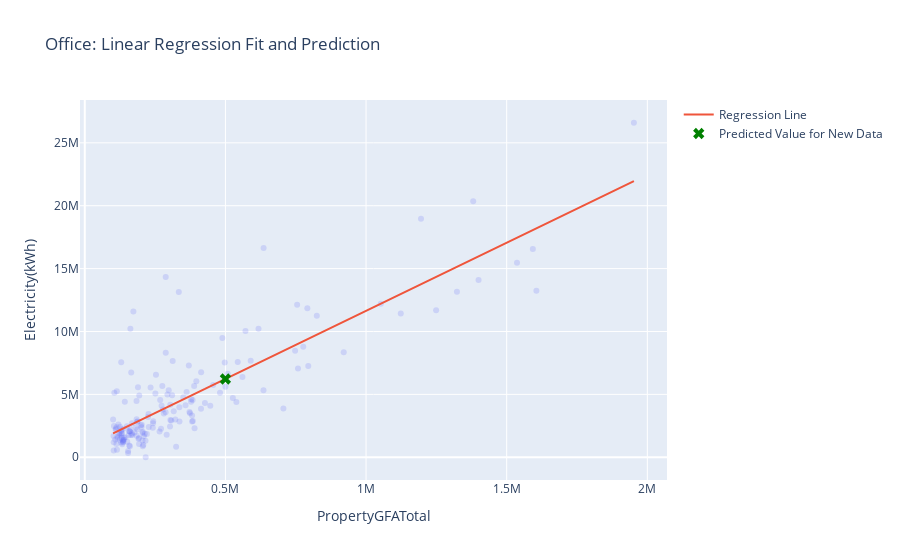

The notebook cell this image was saved under:
### Code cell
# Plot the training data and regression line
fig = px.scatter(x=x['PropertyGFATotal'], y=y, title='Office: Linear Regression Fit and Prediction', labels={'x': 'PropertyGFATotal', 'y': 'Electricity(kWh)'},opacity=0.2)
fig.add_scatter(x=x['PropertyGFATotal'], y=model.predict(x), mode='lines', name='Regression Line')

# Plot the predicted value for new data with larger and transparent markers
new_data = pd.DataFrame({'PropertyGFATotal': [500000]})
predicted_value = model.predict(new_data)
fig.add_scatter(x=new_data['PropertyGFATotal'], y=predicted_value, mode='markers', marker=dict(color='green', symbol='x', size=10), name='Predicted Value for New Data')

### Figure 1 — Plotly figure (JSON) as saved in the notebook; plotly's stock layout.template omitted (floating-point values rounded to 4 significant figures; data arrays with more than 128 entries replaced by an {"elided": "..."} marker saying what was removed)
{"data": [{"hovertemplate": "PropertyGFATotal=%{x}<br>Electricity(kWh)=%{y}<extra></extra>", "legendgroup": "", "marker": {"color": "#636efa", "opacity": 0.2, "symbol": "circle"}, "mode": "markers", "name": "", "orientation": "v", "showlegend": false, "type": "scatter", "x": {"elided": "171 int values"}, "xaxis": "x", "y": {"elided": "171 int values"}, "yaxis": "y"}, {"mode": "lines", "name": "Regression Line", "type": "scatter", "x": {"elided": "171 int values"}, "y": {"elided": "171 float values"}}, {"marker": {"color": "green", "size": 10, "symbol": "x"}, "mode": "markers", "name": "Predicted Value for New Data", "type": "scatter", "x": [500000], "y": [6224000.0]}], "layout": {"legend": {"tracegroupgap": 0}, "title": {"text": "Office: Linear Regression Fit and Prediction"}, "xaxis": {"anchor": "y", "domain": [0, 1], "title": {"text": "PropertyGFATotal"}}, "yaxis": {"anchor": "x", "domain": [0, 1], "title": {"text": "Electricity(kWh)"}}}}
